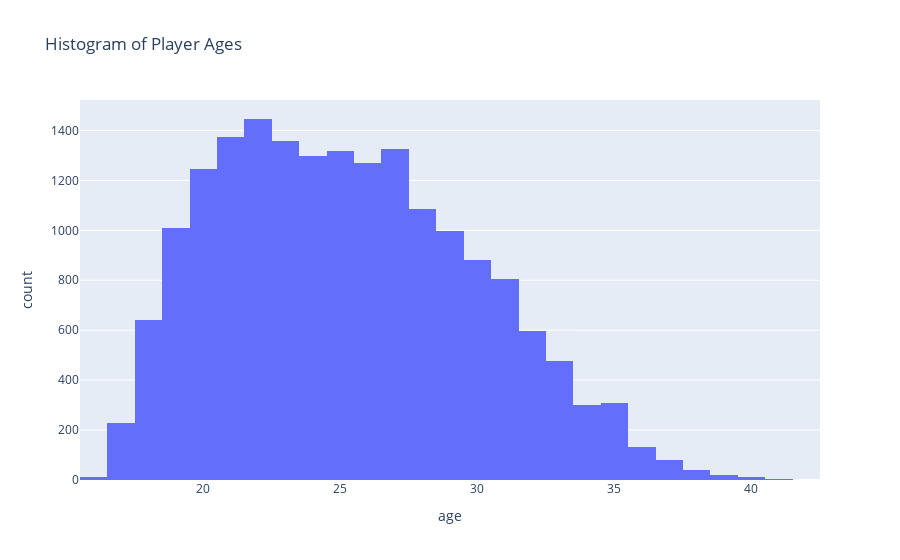

The cell this chart's notebook holds for it:
### Markdown cell above
#### 3- Histogram of Players Ages

### Code cell
px.histogram(data_frame=df,
            x='age',
            title='Histogram of Player Ages'
            )

### Figure 1 — Plotly figure (JSON) as saved in the notebook; plotly's stock layout.template omitted (floating-point values rounded to 4 significant figures; data arrays with more than 128 entries replaced by an {"elided": "..."} marker saying what was removed)
{"data": [{"alignmentgroup": "True", "bingroup": "x", "hovertemplate": "age=%{x}<br>count=%{y}<extra></extra>", "legendgroup": "", "marker": {"color": "#636efa", "pattern": {"shape": ""}}, "name": "", "offsetgroup": "", "orientation": "v", "showlegend": false, "type": "histogram", "x": {"elided": "18278 int values"}, "xaxis": "x", "yaxis": "y"}], "layout": {"barmode": "relative", "legend": {"tracegroupgap": 0}, "title": {"text": "Histogram of Player Ages"}, "xaxis": {"anchor": "y", "domain": [0, 1], "title": {"text": "age"}}, "yaxis": {"anchor": "x", "domain": [0, 1], "title": {"text": "count"}}}}
